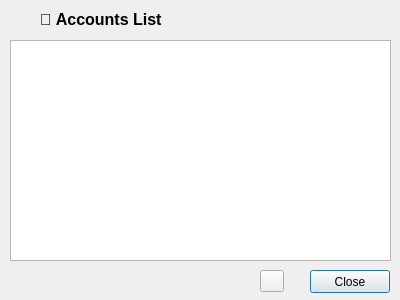
<?xml version="1.0" encoding="UTF-8"?>
<ui version="4.0">
 <class>AccountsList</class>
 <widget class="QDialog" name="AccountsList">
  <property name="geometry">
   <rect>
    <x>0</x>
    <y>0</y>
    <width>400</width>
    <height>300</height>
   </rect>
  </property>
  <property name="windowTitle">
   <string>Accounts List</string>
  </property>
  <widget class="QFrame" name="frm_ListAccounts">
   <property name="geometry">
    <rect>
     <x>-10</x>
     <y>-10</y>
     <width>411</width>
     <height>311</height>
    </rect>
   </property>
   <property name="frameShape">
    <enum>QFrame::StyledPanel</enum>
   </property>
   <property name="frameShadow">
    <enum>QFrame::Raised</enum>
   </property>
   <widget class="QLabel" name="label">
    <property name="geometry">
     <rect>
      <x>50</x>
      <y>20</y>
      <width>131</width>
      <height>16</height>
     </rect>
    </property>
    <property name="font">
     <font>
      <pointsize>12</pointsize>
      <bold>true</bold>
     </font>
    </property>
    <property name="text">
     <string>&lt;html&gt;&lt;head/&gt;&lt;body&gt;&lt;p&gt;🧾️ Accounts List&lt;/p&gt;&lt;/body&gt;&lt;/html&gt;</string>
    </property>
   </widget>
   <widget class="QToolButton" name="btn_refreshList">
    <property name="geometry">
     <rect>
      <x>270</x>
      <y>280</y>
      <width>24</width>
      <height>22</height>
     </rect>
    </property>
    <property name="cursor">
     <cursorShape>PointingHandCursor</cursorShape>
    </property>
    <property name="toolTip">
     <string>Refresh</string>
    </property>
    <property name="text">
     <string/>
    </property>
    <property name="icon">
     <iconset theme="media-playlist-repeat"/>
    </property>
   </widget>
   <widget class="QPushButton" name="btn_close">
    <property name="geometry">
     <rect>
      <x>320</x>
      <y>280</y>
      <width>80</width>
      <height>23</height>
     </rect>
    </property>
    <property name="cursor">
     <cursorShape>PointingHandCursor</cursorShape>
    </property>
    <property name="text">
     <string>Close</string>
    </property>
   </widget>
   <widget class="QListWidget" name="lst_accountsList">
    <property name="geometry">
     <rect>
      <x>20</x>
      <y>50</y>
      <width>381</width>
      <height>221</height>
     </rect>
    </property>
   </widget>
  </widget>
 </widget>
 <resources/>
 <connections/>
</ui>
